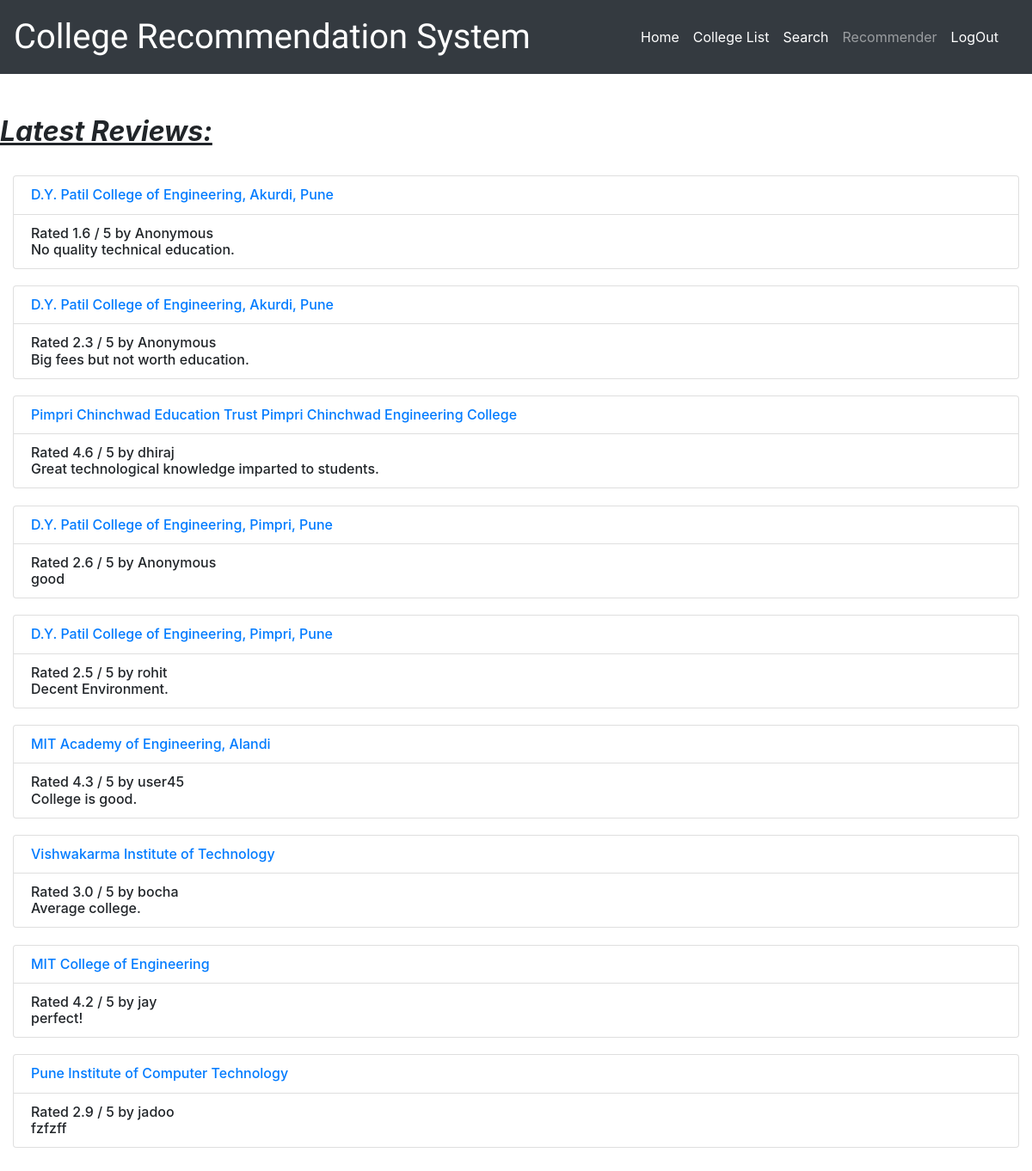
The app's page /Reviews/ (signed in), older data.
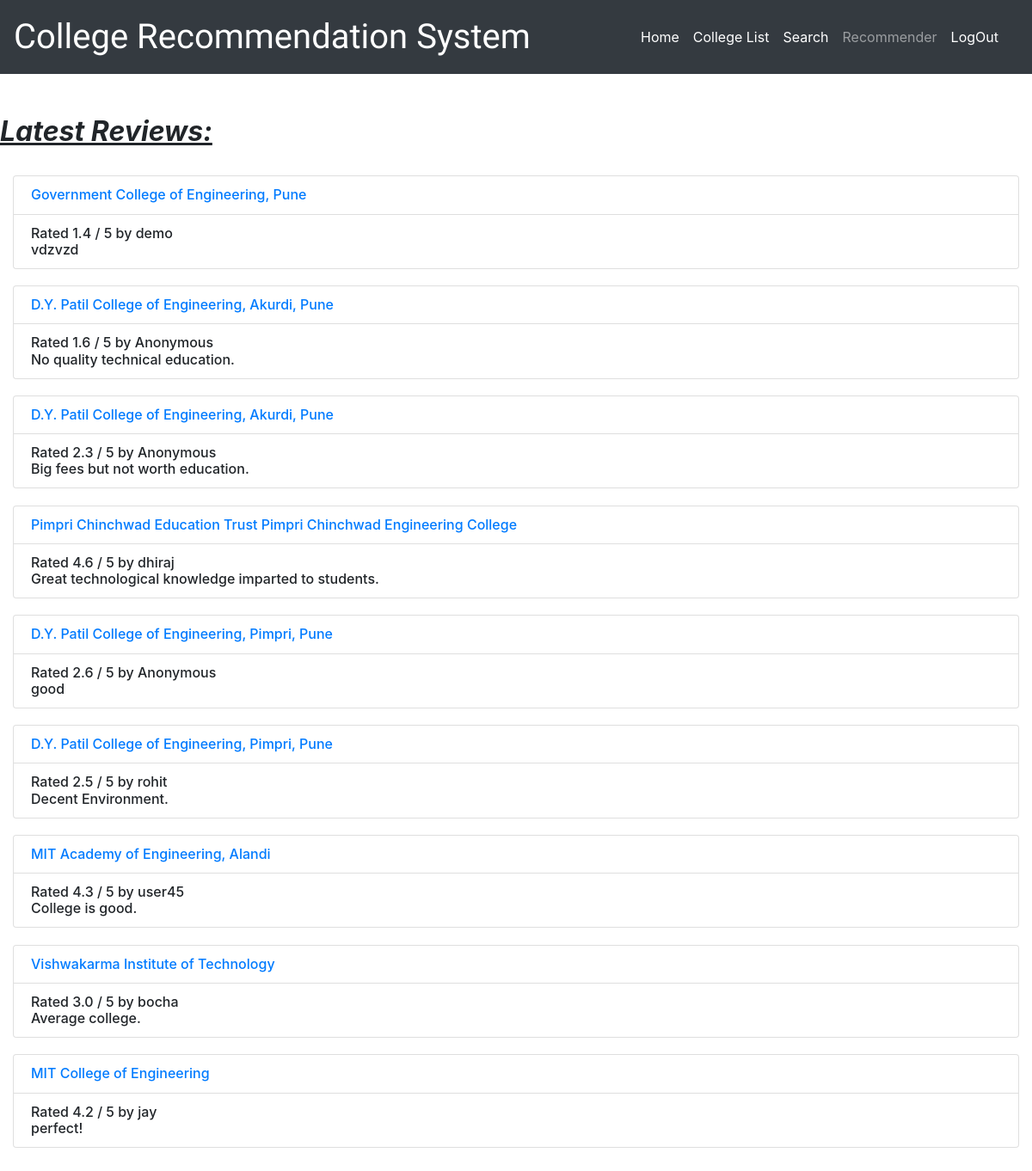
The same page, newer data.
### Reviews/models.py (models this page shows, shortened)
class Review(models.Model):
	college = models.ForeignKey(College, on_delete=models.CASCADE)
	dept = models.ForeignKey(Department, on_delete=models.CASCADE)
	pub_date = models.DateTimeField('Review Publishing Date')
	user_name = models.CharField(max_length=100)
	description = models.CharField(max_length=200)
	academic_rate = models.IntegerField(choices=feedback, default='Other')
	placement_rate = models.IntegerField(choices=feedback, default='Other')
	infra_rate = models.IntegerField(choices=feedback, default='Other')
	rating = models.FloatField()

class College(models.Model):
	name = models.CharField(max_length=100)
	address = models.CharField(max_length=1000, default='N/A')
	pic = models.ImageField(upload_to='', default='def.jpg')
	nirf_rating = models.IntegerField(default=0)

### Reviews/views.py (the view)
# urls.py: path('', views.review_list, name='review_list'),
def review_list(request):
	if request.user.is_authenticated==False:
		return render(request, 'Reviews/Search.html')
	else:
		latest_review_list=Review.objects.order_by('-pub_date')[:9]
		context={'latest_review_list':latest_review_list}
		return render(request,'Reviews/review_list.html',context)

### Reviews/templates/Reviews/review_list.html (shortened to what this page needs)
<html>
<body>
{% extends 'Reviews/base.html' %}
{% block title %}
<h2><u><i><b>Latest Reviews:</b></i></u></h2>
{% endblock %}
{% block body %}
<br><h6>
{% if latest_review_list %}
	{% for review in latest_review_list %}
	<div class="col-xs-12 col-lg-12">
	<ul class="list-group" style="list-style-type: none;">
        <li class="list-group-item"><a href="{% url 'Reviews:review_detail' review.id %}">
	{{ review.college.name }}
	</a></li>
	<li class="list-group-item"> Rated  {{ review.rating }} / 5  by {{ review.user_name }}<br>
	{{ review.description }}
	</li>
    </ul>
	<br>
    </div>
	{% endfor %}
{% else %}
</h6>
<p> No reviews available </p>
{% endif %}
{% endblock %}

Row changes from the older to the newer data that the page shows:
no longer on this page (row unchanged): Review: college.name "Pune Institute of Computer Technology", rating "2.9", user_name "jadoo", description "fzfzff"
added Review: college.name "Government College of Engineering, Pune", rating "1.4", user_name "demo", description "vdzvzd"
